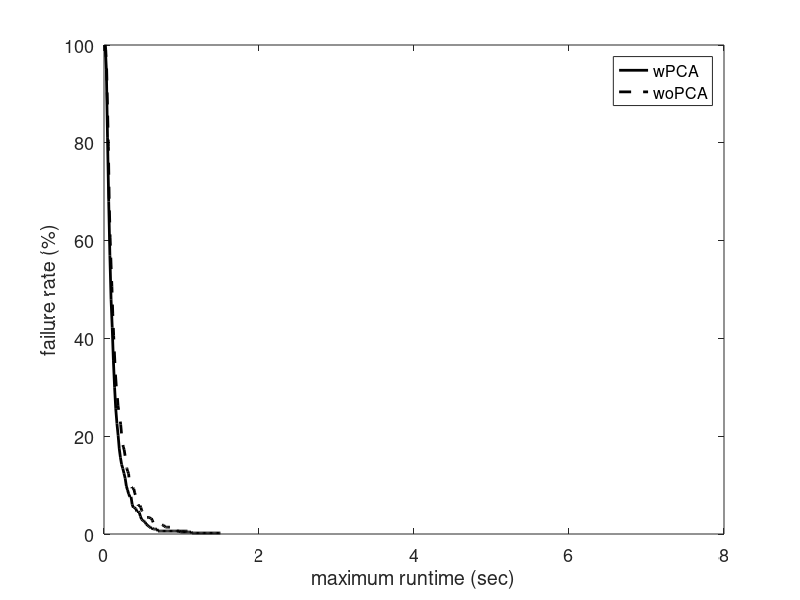

Reproduce this figure in MATLAB.
% Benchmark_RRT_envI_wo.txt - Planning without PCA - for comparison
% Benchmark_RRT_envI_w.txt - with PCA (including the nearest neighbor in the PCA) knn=20
% Benchmark_RRT_envI_w_2.txt - with PCA (not including the nearest neighbor in the PCA) knn=20
% Benchmark_RRT_envI_w_3.txt - with PCA (including the nearest neighbor in the PCA) knn=tree size
% Benchmark_RRT_envI_w_4.txt - with PCA (including the nearest neighbor in the PCA) knn=90
% Benchmark_RRT_envI_w_5.txt- with the minimum number of nodes in tree to operate PCA set to 1 (previously was 6)
% *Benchmark_RRT_envI_w_6.txt- with the minimum number of nodes in tree to operate PCA set to 3 (previously was 6)
% Benchmark_RRT_envI_w_7.txt- nearestR with radius 2.6

% (*) marks best so far
% In all trials, d = 2.8
% last updated: 12/11/17

clear all
clc

d = 2.8;
%%
planners = {'BiRRT','RRT','LazyRRT'};
plannerType = planners{1};
switch plannerType
    case 'BiRRT'
        D{1} = load('Benchmark_CBiRRT_envI_w.txt'); 
        D{2} = load('Benchmark_CBiRRT_envI_wo.txt');
        D{1} = [d*ones(size(D{1},1),1) D{1}];
        D{2} = [d*ones(size(D{2},1),1) D{2}];
        D{1} = D{1}(D{1}(:,2)==1,:); 
        D{2} = D{2}(D{2}(:,2)==1,:); 
    case 'RRT'
        D{1} = load('Benchmark_RRT_envI_w_6.txt'); 
        D{2} = load('Benchmark_RRT_envI_wo.txt'); 
        fprintf('Failures: \t%.1f, %.1f \n', 100-sum(D{1}(:,1))/size(D{1},1)*100, 100-sum(D{2}(:,1))/size(D{2},1)*100);
        D{1} = [d*ones(size(D{1},1),1) D{1}];
        D{2} = [d*ones(size(D{2},1),1) D{2}];
        D{1} = D{1}(D{1}(:,2)==1,:); 
        D{2} = D{2}(D{2}(:,2)==1,:); 
    case 'LazyRRT'
        D{1} = load('Benchmark_LazyRRT_envI_w.txt'); 
        D{2} = load('Benchmark_LazyRRT_envI_wo.txt'); 
        fprintf('Failures: \t%.1f, %.1f \n', 100-sum(D{1}(:,1))/size(D{1},1)*100, 100-sum(D{2}(:,1))/size(D{2},1)*100);
        D{1} = [d*ones(size(D{1},1),1) D{1}];
        D{2} = [d*ones(size(D{2},1),1) D{2}];
        D{1} = D{1}(D{1}(:,2)==1,:); 
        D{2} = D{2}(D{2}(:,2)==1,:); 
end

%%
disp(['Results for ' plannerType ':']);

%%

for k = 1:size(D,2)
    
    suc = D{k}(:,2)==1;
    F(:,k) = mean(D{k});
    
    tmin(k) = F(4,k);
end

% clc
disp('-----------------------------------');
fprintf('         \t\tw/\tw/o\n');
fprintf('Queries: \t\t%d\t%d\n', size(D{1},1), size(D{2},1));
fprintf('d =      \t\t%.1f\t%.1f\n', F(1,1), F(1,2));
fprintf('Avg. time (for d): \t%.2f\t%.2f \t(msec)\n', F(4,1)*1e3, F(4,2)*1e3);
fprintf('Min. time (for d): \t%.2f\t%.2f \t(msec)\n', min(D{1}(:,4))*1e3, min(D{2}(:,4))*1e3);
fprintf('Nodes in path:     \t%.1f\t%.1f\n', F(10,1), F(10,2));
fprintf('Nodes in trees:    \t%.1f\t%.1f\n', F(11,1), F(11,2));
disp('------------ Sampling -------------');
fprintf('Sampling time:    \t%.2f\t%.2f \t(msec)\n', F(15,1)*1e3, F(15,2)*1e3);
fprintf('Sampling count: \t%.1f\t%.1f \t(%%)\n', F(16,1)+F(17,1), F(16,2)+F(17,2));
fprintf('Sampling success: \t%.2f\t%.2f \t(%%)\n', 100*F(16,1)/(F(16,1)+F(17,1)), 100*F(16,2)/(F(16,2)+F(17,2)));
disp('------------ loc.-con. ------------');
fprintf('Loc.-con. time:    \t%.2f\t%.2f \t(msec)\n', F(12,1)*1e3, F(12,2)*1e3);
fprintf('Loc.-con. count:   \t%.2f\t%.2f \t\n', F(13,1), F(13,2));
fprintf('Loc.-con. success: \t%.2f\t%.2f \t(%%)\n', 100*F(14,1)/F(13,1), 100*F(14,2)/F(13,2));
disp('----------- Projection ------------');
fprintf('Proj. time:        \t%.2f\t%.2f \t(msec)\n', F(6,1)*1e3, F(6,2)*1e3);
fprintf('Proj. count:       \t%.2f\t%.2f \t\n', F(5,1), F(5,2));
disp('--------------- PCA ---------------');
fprintf('PCA time:          \t%.2f\t%.2f \t(msec)\n', F(19,1)*1e3, F(19,2)*1e3);
fprintf('PCA count:       \t%.2f\t%.2f \t\n', F(18,1), F(18,2));

%%
disp(' ');
fprintf('Speed-up (at d = %.1f):      %.2f\n', d, tmin(2)/tmin(1));

%%
%%
%%
% PCS
td = D{1}(:,4);
maxT = max(td);
T1 = linspace(0,maxT,100);
T1 = T1(2:end);
for i = 1:length(T1)
    sd = td < T1(i);
    md(i) = mean(td(sd));
    Md(i) = 1-sum(sd)/length(td);
end
%%
% GD
tg = D{2}(:,4);
maxT = max(tg);
T2 = linspace(0,maxT,100);
T2 = T2(2:end);
for i = 1:length(T2)
    sg = tg < T2(i);
    mg(i) = mean(tg(sg));
    Mg(i) = 1-sum(sg)/length(tg);
end

%%
h = figure(2);
clf
plot(T1,Md*100,'-k','linewidth',2);
hold on
plot(T2,Mg*100,'--k','linewidth',2);
hold off
xlabel('maximum runtime (sec)');
ylabel('failure rate (%)');
legend('wPCA','woPCA');
xlim([0 8]);%max([T1 T2])]);
% title(plannerType);
set(gca,'fontsize',13);
% set(h, 'Position', [100, 100, 800, 400]);
% print PCS_NR_runtime.eps -depsc -r200